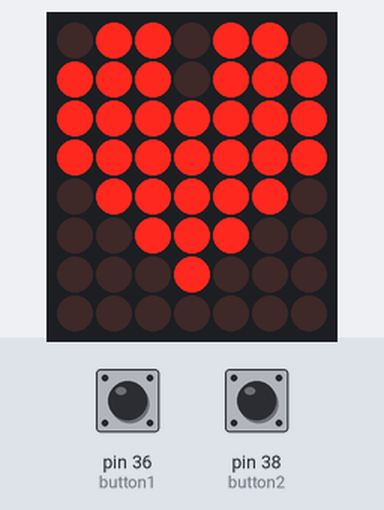
The sketch below on a simulated Arduino Mega 2560, built with avr-gcc and run on an emulated ATmega2560. Shown: 7×8 LED matrix. Wiring (inferred from the names in the program): LED matrix (orientation assumed): rows pin 2, pin 3, pin 4, pin 5, pin 6, pin 7, pin 8, pin 9; columns pin 28, pin 27, pin 26, pin 25, pin 24, pin 23, pin 22. The inputs (shaded band) are chosen by the test bench; at power-on: pin 36 (button1) HIGH, pin 38 (button2) HIGH.

Above: at 1.2 s.
1.3 s: pin 36 (button1) pulled LOW for 1 s
At 2.75 s:
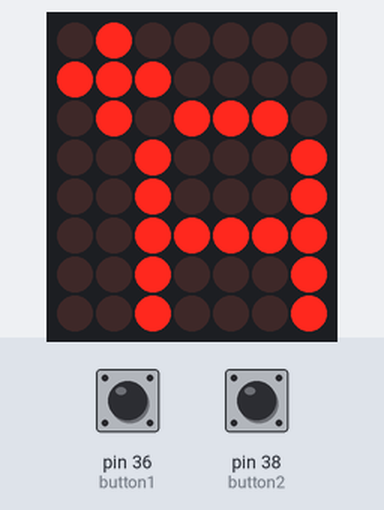
2.9 s: pin 36 (button1) pulled LOW for 0.15 s
At 4.2 s:
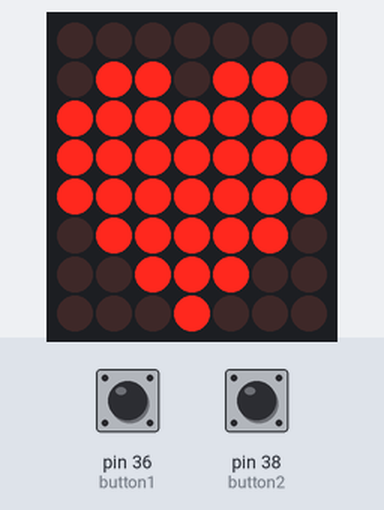
6.0 s: pin 38 (button2) pulled LOW for 3.2 s
12.2 s: pin 36 (button1) pulled LOW for 0.15 s
At 14.3 s:
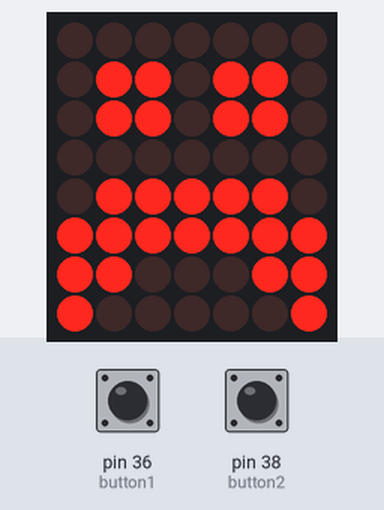
15.3 s: pin 36 (button1) pulled LOW for 3.2 s
At 20.2 s:
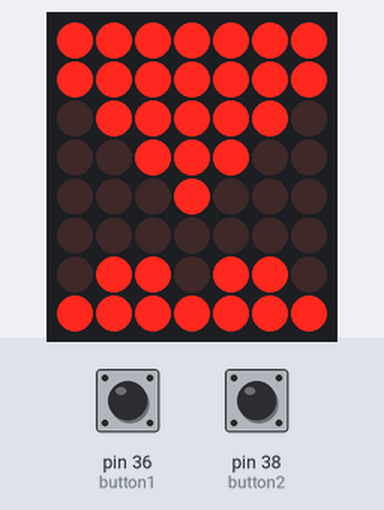
21.5 s: pin 36 (button1) pulled LOW for 1 s
At 23.6 s:
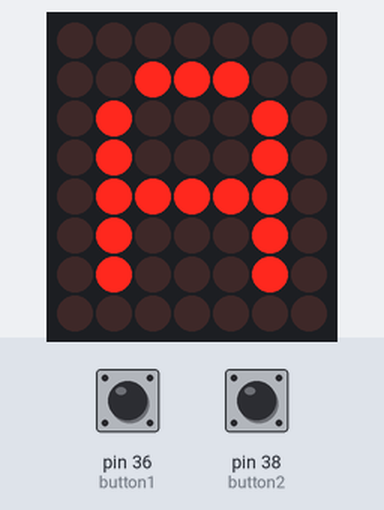

Measured:
- after the input at 1.3 s, the display: first changes after 0.10 s (image 1 shows a later state)
- after the input at 2.9 s, the display: first changes after 0.08 s (image 2 shows a later state)
- after the input at 12.2 s, the display: first changes after 0.10 s (image 3 shows a later state)
- after the input at 15.3 s, the display: first changes after 0.08 s (image 4 shows a later state)
- after the input at 21.5 s, the display: first changes after 0.06 s (image 5 shows a later state)
- what the display in image 2 shows lasts 1.3 s, from 3.2 s to 4.5 s
- what the display in image 5 shows lasts 1.0 s, from 22.9 s to 23.9 s

The sketch:

final.ino
```cpp
#define ROW_1 2
#define ROW_2 3
#define ROW_3 4
#define ROW_4 5
#define ROW_5 6
#define ROW_6 7
#define ROW_7 8
#define ROW_8 9

#define COL_1 22
#define COL_2 23
#define COL_3 24
#define COL_4 25
#define COL_5 26
#define COL_6 27
#define COL_7 28

#define COL_8 29

int button1=36;
int button2=38;
int control1;
int controlscore,controlheart,controlface=0;

const byte rows[] = {
    ROW_1, ROW_2, ROW_3, ROW_4, ROW_5, ROW_6, ROW_7, ROW_8
};

//(1 = ON, 0 = OFF)

byte heart1[] = {B00110110,B01110111,B01111111,B01111111,B00111110,B00011100,B00001000,B00000000};
byte heart2[] = {B00000000,B00110110,B01111111,B01111111,B01111111,B00111110,B00011100,B00001000};
byte heart3[]={B00001000,B00000000,B00110110,B01111111,B01111111,B01111111,B00111110,B00011100};
byte heart4[]={B00011100,B00001000,B00000000,B00110110,B01111111,B01111111,B01111111,B00111110};
byte heart5[]={B00111110,B00011100,B00001000,B00000000,B00110110,B01111111,B01111111,B01111111};
byte heart6[]={B01111111,B00111110,B00011100,B00001000,B00000000,B00110110,B01111111,B01111111};
byte heart7[]={B01111111,B01111111,B00111110,B00011100,B00001000,B00000000,B00110110,B01111111};
byte heart8[]={B01111111,B01111111,B01111111,B00111110,B00011100,B00001000,B00000000,B00110110};

byte smile[]={B00000000,B00110110,B00110110,B00000000,B01111111,B01111111,B00111110,B00011100};
byte sad[]={B00000000,B00110110,B00110110,B00000000,B00111110,B01111111,B01100011,B01000001};
byte angry[]={B01000001,B00100010,B00010100,B00000000,B00111110,B01000001,B01000001,B00111110};
byte happy[]={B00000000,B00100010,B00010100,B00100010,B00000000,B01100011,B00111110,B00011100};

byte Aplus[]={B00100000,B01110000,B00101110,B00010001,B00010001,B00011111,B00010001,B00010001};
byte A[]={B00000000,B00011100,B00100010,B00100010,B00111110,B00100010,B00100010,B00000000};
byte Bplus[]={B00100000,B01110111,B00101001,B00001001,B00000111,B00001001,B00001001,B00000111};
byte B[]={B00011110,B00100010,B00100010,B00011110,B00100010,B00100010,B00100010,B00011110};
byte Cplus[]={B00100000,B01110000,B00101110,B00010001,B00000001,B00000001,B00010001,B00001110};
byte C[]={B00000000,B00011100,B00100010,B00000010,B00000010,B00100010,B00011100,B00000000};
byte F[]={B00111110,B00000010,B00000010,B00011110,B00000010,B00000010,B00000010,B00000010};

float timeCount,timeCount2,timeCount3 = 0;
int a,b,c;

void setup() {
    Serial.begin(9600);
    for (byte i = 2; i <= 9; i++){
    pinMode(i, OUTPUT);
    }
    for (byte i = 22; i <= 28; i++){
    pinMode(i, OUTPUT);
    }
    pinMode(36,INPUT);
    pinMode(38,INPUT);
}


void loop() {

delay(5);

int state1=digitalRead(button1);
int state2=digitalRead(button2);

if( state1 ==0 ){
  control1++;
  if(control1==3){
    control1=0;
  }
  delay(200);
}

if(control1==0){
  drawheart();
}
else if(control1==1){
  drawface();
}
else if(control1==2){
  drawscore();
}

//1번 버튼- 그림 종류 선택
//if(state2==0){
//  control2++;
//  if(control2==2){
//    control2=0;
//  }
//  delay(200);
//}

if(state2==0){
  if(control1==0){
    controlheart++;
    if (controlheart==2){
      controlheart=0;
    }
    delay(200);
  }
  else if(control1==1){
    controlface++;
    if (controlface==2){
      controlface=0;
    }
    delay(200);
  }
  else if(control1==2){
    controlscore++;
    if (controlscore==2){
      controlscore=0;
    }
    delay(200);
  }
}

//1번그림
if(controlheart==0 && control1==0){
  if (a==1){
    drawScreen(heart1);
  }
  else if(a==2){
    drawScreen(heart2);
  }
  else if(a==3){
    drawScreen(heart3);
  }
  else if(a==4){
    drawScreen(heart4);
  }
  else if(a==5){
    drawScreen(heart5);
  }
  else if(a==6){
    drawScreen(heart6);
  }
  else if(a==7){
    drawScreen(heart7);
  }
  else if(a==8){
    drawScreen(heart8);
  }
  else{
  }
}
else if(controlheart==1 && control1==0){
   if (a==1){
    timeCount=0;
  }
  else if(a==2){
    timeCount=40;
  }
  else if(a==3){
    timeCount=80;
  }
  else if(a==4){
    timeCount=120;
  }
  else if(a==5){
    timeCount=160;
  }
  else if(a==6){
    timeCount=200;
  }
  else if(a==7){
   timeCount=240;
  }
  else if(a==8){
    timeCount=280;
  }
  else{
  }
}

//2번그림
if(controlface==0 && control1==1){
  if (b==1){
    drawScreen(smile);
  }
  else if(b==2){
    drawScreen(sad);
  }
  else if(b==3){
    drawScreen(angry);
  }
  else if(b=4){
    drawScreen(happy);
  }
  else{
    drawScreen(smile);
  }
}
else if(controlface==1 && control1==1){
   if (b==1){
    timeCount2=0;
  }
  else if(b==2){
    timeCount2=40;
  }
  else if(b==3){
    timeCount2=80;
  }
  else if(b==4){
    timeCount2=120;
  }
  else{
  }
}

if(controlscore==0 && control1==2){
  if (c==1){
    drawScreen(Aplus);
  }
  else if(c==2){
    drawScreen(A);
  }
  else if(c==3){
    drawScreen(Bplus);
  }
  else if(c==4){
    drawScreen(B);
  }
  else if(c==5){
    drawScreen(Cplus);
  }
  else if(c==6){
    drawScreen(C);
  }
  else if(c==7){
    drawScreen(F);
  }
  else{
  }
}
else if(controlscore==1 && control1==2){
   if (c==1){
    timeCount3=0;
  }
  else if(c==2){
    timeCount3=30;
  }
  else if(c==3){
    timeCount3=60;
  }
  else if(c==4){
    timeCount3=90;
  }
  else if(c==5){
    timeCount3=120;
  }
  else if(c==6){
    timeCount3=150;
  }
  else if(c==7){
   timeCount3=180;
  }
  else{
  }
}

}
//2번 버튼

void drawscore(){
  timeCount3 += 1;

if(timeCount3 <  20) {
drawScreen(Aplus);
c=1;
} else if (timeCount3 < 30) {

}
else if (timeCount3 < 50) {
drawScreen(A);
c=2;
} else if (timeCount3 < 60) {
//N
}
else if (timeCount3 < 80) {
drawScreen(Bplus);
c=3;
} else if (timeCount3 < 90) {
//N
}
else if (timeCount3 < 110) {
drawScreen(B);
c=4;
} else if (timeCount3 < 120) {
//N
}
else if (timeCount3 < 140) {
drawScreen(Cplus);
c=5;
} else if (timeCount3 < 150) {
//N
}
else if (timeCount3 < 170) {
drawScreen(C);
c=6;
} else if (timeCount3 < 180) {
//N
}
else if (timeCount3 < 200) {
drawScreen(F);
c=7;
} else if (timeCount3 < 210) {
//N
}
else {
// back to the start
timeCount3 = 0;
}
}


void drawface(){
  timeCount2 += 1;

if(timeCount2 <  30) {
drawScreen(smile);
b=1;
} else if (timeCount2 < 40) {

}
else if (timeCount2 < 70) {
drawScreen(sad);
b=2;
} else if (timeCount2 < 80) {
//N
}
else if (timeCount2<110){
  drawScreen(angry);
  b=3;
}
else if(timeCount2<120){

}
else if(timeCount2<150){
  drawScreen(happy);
  b=4;
}
else if(timeCount2<160){

}
else {
// back to the start
timeCount2 = 0;
}
}


void drawheart(){
  timeCount += 1;
if(timeCount <  30) {
drawScreen(heart1);
a=1;
} else if (timeCount < 40) {
}
else if (timeCount < 70) {
drawScreen(heart2);
a=2;
} else if (timeCount < 80) {
//N
}
else if (timeCount<110){
  drawScreen(heart3);
  a=3;
}
else if(timeCount<120){

}
else if (timeCount<150){
  drawScreen(heart4);
  a=4;
}
else if(timeCount<160){

}
else if (timeCount<190){
  drawScreen(heart5);
  a=5;
}
else if(timeCount<200){

}
else if (timeCount<230){
  drawScreen(heart6);
  a=6;
}
else if(timeCount<240){

}
else if (timeCount<270){
  drawScreen(heart7);
  a=7;
}
else if(timeCount<280){

}
else if (timeCount<310){
  drawScreen(heart8);
  a=8;
}
else if(timeCount<320){

}
else {
// back to the start
timeCount = 0;
}

}


void  drawScreen(byte buffer2[]){
   // Turn on each row in series
    for (byte i = 0; i < 8; i++) {
        setColumns(buffer2[i]); // Set columns for this specific row

        digitalWrite(rows[i], HIGH);
        delay(2); // Set this to 50 or 100 if you want to see the multiplexing effect!
        digitalWrite(rows[i], LOW);
    }
}


void setColumns(byte b) {
    digitalWrite(COL_1, (~b >> 0) & 0x01); // Get the 1st bit: 10000000
    digitalWrite(COL_2, (~b >> 1) & 0x01); // Get the 2nd bit: 01000000
    digitalWrite(COL_3, (~b >> 2) & 0x01); // Get the 3rd bit: 00100000
    digitalWrite(COL_4, (~b >> 3) & 0x01); // Get the 4th bit: 00010000
    digitalWrite(COL_5, (~b >> 4) & 0x01); // Get the 5th bit: 00001000
    digitalWrite(COL_6, (~b >> 5) & 0x01); // Get the 6th bit: 00000100
    digitalWrite(COL_7, (~b >> 6) & 0x01); // Get the 7th bit: 00000010
    digitalWrite(COL_8, (~b >> 7) & 0x01); // Get the 8th bit: 00000001

}
```
